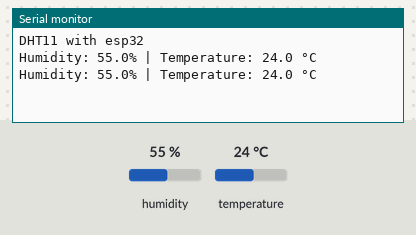
This sketch was run on a simulated ESP32. Shown: the last lines printed to the serial monitor. Inputs (shaded band) come from the test bench; at power-on: humidity 55 %, temperature 24 °C.

Above: at 4.8 s.
4.9 s: humidity set to 22 %
At 6.9 s:
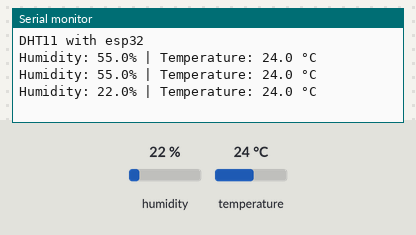
7.9 s: temperature set to 12 °C
At 9.3 s:
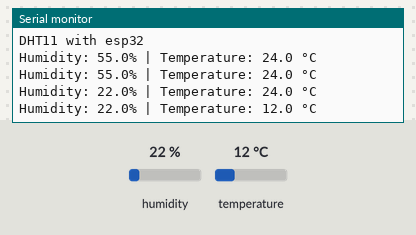
10.9 s: humidity set to 40 %
At 12.9 s:
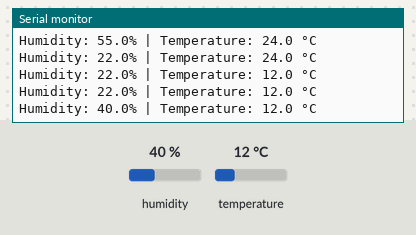
Timing chart, 0 to 14.4 s (numbered marks = the images above; inputs shaded):
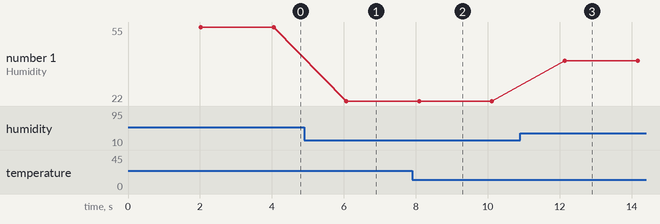

Measured:
- after the input at 4.9 s, the serial monitor: prints a new line after 1.2 s (image 1)
- after the input at 7.9 s, the serial monitor: prints a new line after 0.19 s (image 2)
- after the input at 10.9 s, the serial monitor: prints a new line after 1.2 s (image 3)
- plotted number 1: 55 → 22 after the input at 4.9 s, 22 → 40 after the input at 10.9 s

The sketch:

DH11_sensor.ino
```cpp
// #include <Arduino.h>
#include "DHT.h"


#define DHT_DATA_PIN 5
#define DHTTYPE DHT11

DHT dht (DHT_DATA_PIN,DHTTYPE);

void setup()
{
  Serial.begin(115200);
  Serial.println("DHT11 with esp32");
  dht.begin();
}

void loop()
{
  delay(2000);

  float h =dht.readHumidity();
  float t = dht.readTemperature();

  if(isnan(h) || isnan(t))
  {
    Serial.println("Failed to read from DH11 sensor! Check writing");
    return ;
  }
  Serial.printf("Humidity: %.1f%% | Temperature: %.1f °C\n", h, t);
}
```
